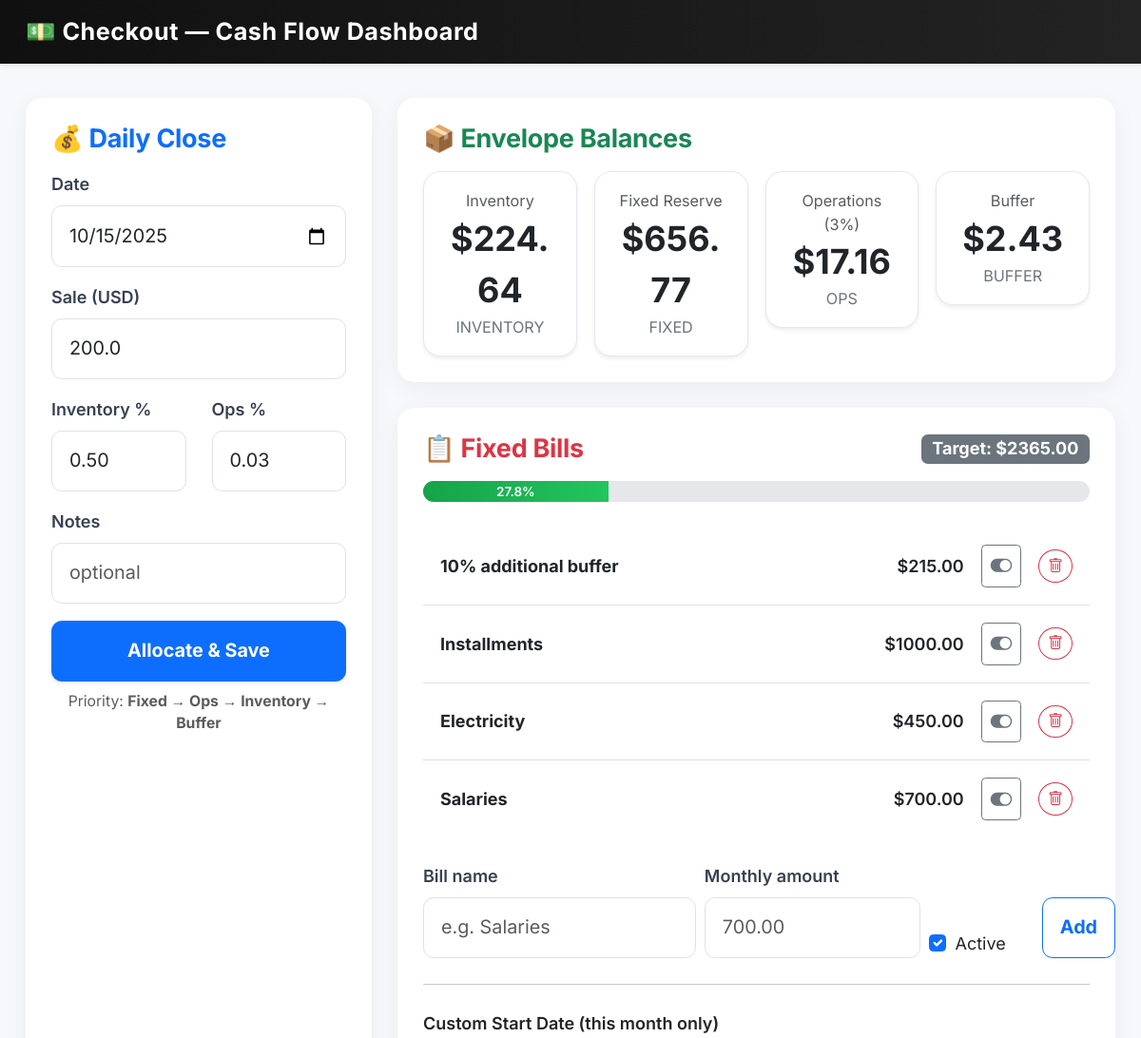
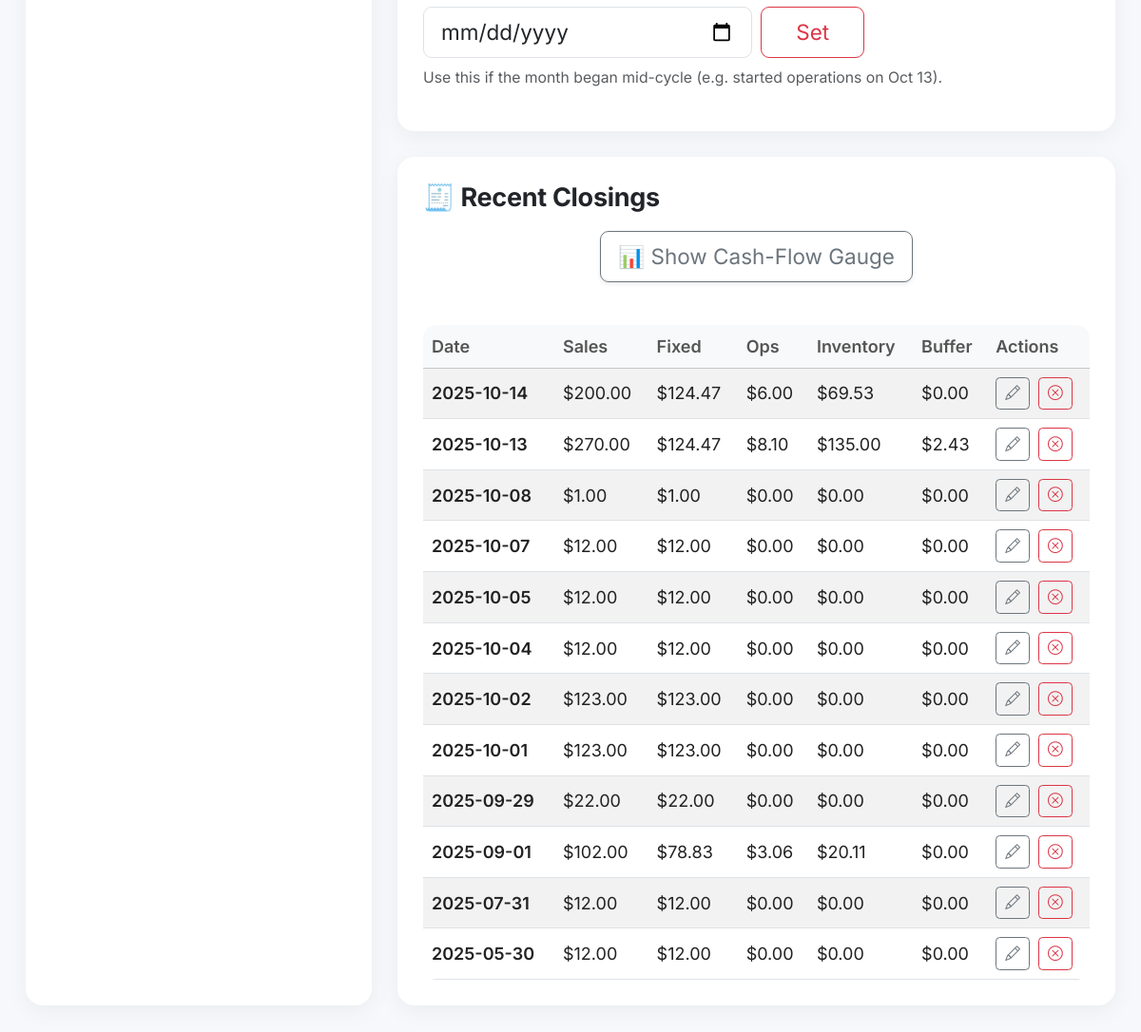
The page / on the database its author committed (2 pictures, top to bottom).
### models.py (models this page shows)
class Envelope(db.Model):
    __tablename__ = "envelopes"
    id = db.Column(db.Integer, primary_key=True)
    code = db.Column(db.String(32), unique=True, nullable=False)
    name = db.Column(db.String(64), nullable=False)
    balance_cents = db.Column(db.Integer, nullable=False, default=0)
    created_at = db.Column(db.DateTime, default=datetime.utcnow)
    updated_at = db.Column(db.DateTime, default=datetime.utcnow, onupdate=datetime.utcnow)

class FixedBill(db.Model):
    __tablename__ = "fixed_bills"
    id = db.Column(db.Integer, primary_key=True)
    name = db.Column(db.String(128), nullable=False)
    monthly_amount_cents = db.Column(db.Integer, nullable=False)
    is_active = db.Column(db.Boolean, default=True)
    custom_start_date = db.Column(db.Date)  # optional: override start-of-month
    created_at = db.Column(db.DateTime, default=datetime.utcnow)

class DailyClosing(db.Model):
    __tablename__ = "daily_closings"
    id = db.Column(db.Integer, primary_key=True)
    date = db.Column(db.Date, nullable=False, unique=True)
    sales_cents = db.Column(db.Integer, nullable=False)
    fixed_allocation_cents = db.Column(db.Integer, default=0)
    ops_allocation_cents = db.Column(db.Integer, default=0)
    inventory_allocation_cents = db.Column(db.Integer, default=0)
    buffer_allocation_cents = db.Column(db.Integer, default=0)
    notes = db.Column(db.String(255))
    created_at = db.Column(db.DateTime, default=datetime.utcnow)

### main.py (the view)
@app.route("/")
def dashboard():
    ensure_default_envelopes()
    envelopes = db.session.execute(db.select(Envelope).order_by(Envelope.id)).scalars().all()
    bills = db.session.execute(db.select(FixedBill).order_by(FixedBill.created_at.desc())).scalars().all()
    today = date.today()
    month_target = current_month_target_cents(today)
    fixed_balance = db.session.scalar(db.select(Envelope.balance_cents).where(Envelope.code == "FIXED")) or 0
    funded_pct = (fixed_balance / month_target * 100) if month_target > 0 else 0
    closings = db.session.execute(
        db.select(DailyClosing).order_by(DailyClosing.date.desc()).limit(30)
    ).scalars().all()
    last_close = db.session.execute(
    db.select(DailyClosing).order_by(DailyClosing.date.desc())
    ).scalars().first()
    last_data = None
    if last_close:
        last_data = {
            "fixed": last_close.fixed_allocation_cents / 100,
            "ops": last_close.ops_allocation_cents / 100,
            "inventory": last_close.inventory_allocation_cents / 100,
            "buffer": last_close.buffer_allocation_cents / 100,
        }
    last_closing = db.session.execute(
        db.select(DailyClosing).order_by(DailyClosing.date.desc())
    ).scalars().first()
    suggested_sale = last_closing.sales_cents / 100 if last_closing else ""
    return render_template(
        "dashboard.html",
        envelopes=envelopes,
        bills=bills,
        closings=closings,
        currency=CURRENCY,
        funded_pct=funded_pct,
        month_target_cents=month_target,
        suggested_sale=suggested_sale,
        last_data=last_data,
        today=date.today()
    )

### templates/dashboard.html (shortened to what this page needs)
{% extends "base.html" %}
{% block content %}
<div class="row g-4">
    <div class="col-12 col-xl-4">
        <div class="card border-0 shadow-lg h-100">
            <div class="card-body p-4">
                <h2 class="h4 fw-bold mb-3 text-primary">💰 Daily Close</h2>
                <form id="dailyCloseForm" method="post" action="{{ url_for('daily_close') }}" class="big-form">
                    <div class="mb-3">
                        <label class="form-label fw-semibold">Date</label>
                        <input type="date" name="date" class="form-control form-control-lg"
                            value="{{ today.isoformat() }}" required>
                    </div>
                    <div class="mb-3">
                        <label class="form-label fw-semibold">Sale ({{ currency }})</label>
                        <input type="text" name="sale" class="form-control form-control-lg" placeholder="e.g. 250.00"
                            value="{{ suggested_sale }}" required>
                    </div>
                    <div class="row">
                        <div class="col-6 mb-3">
                            <label class="form-label fw-semibold">Inventory %</label>
                            <input type="number" step="0.01" name="inventory_rate" value="0.50"
                                class="form-control form-control-lg">
                        </div>
                        <div class="col-6 mb-3">
                            <label class="form-label fw-semibold">Ops %</label>
                            <input type="number" step="0.01" name="ops_rate" value="0.03"
                                class="form-control form-control-lg">
                        </div>
                    </div>
                    <div class="mb-3">
                        <label class="form-label fw-semibold">Notes</label>
                        <input type="text" name="notes" class="form-control form-control-lg" placeholder="optional">
                    </div>
                    <button class="btn btn-primary btn-lg w-100 shadow-sm">Allocate & Save</button>
                    <div class="form-text mt-2 text-center">Priority: <strong>Fixed → Ops → Inventory → Buffer</strong>
                    </div>
                </form>
            </div>
        </div>
    </div>
    <div class="col-12 col-xl-8">
        <div class="card border-0 shadow-lg mb-4">
            <div class="card-body p-4">
                <div class="d-flex justify-content-between align-items-center mb-3">
                    <h2 class="h4 fw-bold text-success mb-0">📦 Envelope Balances</h2>
                </div>
                <div class="row g-3 text-center">
                    {% for e in envelopes %}
                    <div class="col-6 col-md-3">
                        <div class="balance-tile shadow-sm p-3 rounded-4 bg-white">
                            <div class="small text-muted">{{ e.name }}</div>
                            <div class="fs-2 fw-bold text-dark">${{ '%.2f'|format(e.balance_cents/100) }}</div>
                            <div class="small text-secondary">{{ e.code }}</div>
                        </div>
                    </div>
                    {% endfor %}
                </div>
            </div>
        </div>
        <div class="card border-0 shadow-lg mb-4">
            <div class="card-body p-4">
                <div class="d-flex justify-content-between align-items-center mb-3">
                    <h2 class="h4 fw-bold text-danger mb-0">📋 Fixed Bills</h2>
                    <span class="badge bg-secondary fs-6">
                        Target: ${{ '%.2f'|format(month_target_cents / 100) }}
                    </span>
                </div>
                <div class="progress mb-4" style="height: 1.2rem;">
                    <div class="progress-bar"
                        style="--fill: {{ funded_pct }}%; width: var(--fill); background: linear-gradient(90deg, #16a34a, #22c55e);">
                        {{ funded_pct|round(1) }}%
                    </div>
                </div>
                <ul class="list-group list-group-flush mb-3">
                    {% for b in bills %}
                    <li class="list-group-item d-flex justify-content-between align-items-center py-3">
                        <div>
                            <strong>{{ b.name }}</strong>
                        </div>
                        <div class="d-flex align-items-center gap-3">
                            <span class="fw-semibold">${{ '%.2f'|format(b.monthly_amount_cents / 100) }}</span>
                            <form method="post" action="{{ url_for('toggle_fixed_bill', bill_id=b.id) }}" class="m-0">
                                <button type="submit"
                                    class="btn btn-sm {{ 'btn-outline-success' if not b.is_active else 'btn-outline-secondary' }}"
                                    title="Toggle active status">
                                    {% if b.is_active %}
                                    <i class="bi bi-toggle-on fs-5"></i>
                                    {% else %}
                                    <i class="bi bi-toggle-off fs-5"></i>
                                    {% endif %}
                                </button>
                            </form>
                            <form method="post" action="{{ url_for('delete_fixed_bill', bill_id=b.id) }}"
                                onsubmit="return confirm('Delete this bill?')" class="m-0">
                                <button type="submit" class="btn btn-sm btn-outline-danger rounded-circle"
                                    title="Delete">
                                    <i class="bi bi-trash"></i>
                                </button>
                            </form>
                        </div>
                    </li>
                    {% else %}
                    <li class="list-group-item py-3 text-muted">No fixed bills yet. Add one below.</li>
                    {% endfor %}
                </ul>
                <form method="post" action="{{ url_for('fixed_bills') }}" class="row g-2 align-items-end big-form mt-3">
                    <div class="col-md-5">
                        <label class="form-label fw-semibold">Bill name</label>
                        <input type="text" name="name" class="form-control form-control-lg" placeholder="e.g. Salaries"
                            required>
                    </div>
                    <div class="col-md-4">
                        <label class="form-label fw-semibold">Monthly amount</label>
                        <input type="text" name="monthly_amount" class="form-control form-control-lg"
                            placeholder="700.00" required>
                    </div>
                    <div class="col-md-2">
                        <div class="form-check mt-4">
                            <input class="form-check-input" type="checkbox" name="is_active" id="active" checked>
                            <label class="form-check-label" for="active">Active</label>
                        </div>
                    </div>
                    <div class="col-md-1 d-grid">
                        <button class="btn btn-outline-primary btn-lg">Add</button>
                    </div>
                </form>
                <hr class="my-4">
                <form method="post" action="{{ url_for('set_custom_start') }}" class="row g-2 align-items-end">
                    <div class="col-md-6">
                        <label class="form-label fw-semibold">Custom Start Date (this month only)</label>
                        <input type="date" name="custom_start_date" class="form-control form-control-lg" required>
                    </div>
                    <div class="col-md-2 d-grid">
                        <button class="btn btn-outline-danger btn-lg">Set</button>
                    </div>
                </form>
                <p class="text-muted small mt-2">Use this if the month began mid-cycle (e.g. started operations on Oct
                    13).</p>
            </div>
        </div>
        <div class="card border-0 shadow-lg">
            <div class="card-body p-4">
                <h2 class="h4 fw-bold text-dark mb-3">🧾 Recent Closings</h2>
                <div class="mb-4 text-center">
                    <button class="btn btn-outline-secondary btn-lg shadow-sm mb-3" type="button"
                        data-bs-toggle="collapse" data-bs-target="#cashFlowGaugeWrapper" aria-expanded="false"
                        aria-controls="cashFlowGaugeWrapper">
                        📊 Show Cash-Flow Gauge
                    </button>
                </div>
                <div class="table-responsive">
                    <table class="table table-striped align-middle mb-0">
                        <thead class="table-light">
                            <tr>
                                <th>Date</th>
                                <th>Sales</th>
                                <th>Fixed</th>
                                <th>Ops</th>
                                <th>Inventory</th>
                                <th>Buffer</th>
                                <th>Actions</th>
                            </tr>
                        </thead>
                        <tbody>
                            {% for c in closings %}
                            <tr>
                                <td class="fw-semibold">{{ c.date }}</td>
                                <td>${{ '%.2f'|format(c.sales_cents/100) }}</td>
                                <td>${{ '%.2f'|format(c.fixed_allocation_cents/100) }}</td>
                                <td>${{ '%.2f'|format(c.ops_allocation_cents/100) }}</td>
                                <td>${{ '%.2f'|format(c.inventory_allocation_cents/100) }}</td>
                                <td>${{ '%.2f'|format(c.buffer_allocation_cents/100) }}</td>
                                <td>
                                    <div class="d-flex gap-2">
                                        <button type="button" class="btn btn-sm btn-outline-secondary"
                                            data-bs-toggle="modal" data-bs-target="#editClosingModal"
                                            data-id="{{ c.id }}" data-date="{{ c.date }}"
                                            data-sale="{{ '%.2f'|format(c.sales_cents/100) }}"
                                            data-notes="{{ c.notes or '' }}">
                                            <i class="bi bi-pencil"></i>
                                        </button>
                                        <form method="post" action="{{ url_for('void_closing', closing_id=c.id) }}"
                                            onsubmit="return confirm('Void closing for {{ c.date }}? This will reverse allocations.')">
                                            <button type="submit" class="btn btn-sm btn-outline-danger">
                                                <i class="bi bi-x-circle"></i>
                                            </button>
                                        </form>
                                    </div>
                                </td>
                            </tr>
                            {% else %}
                            <tr>
                                <td colspan="6" class="text-center text-muted">No closings yet.</td>
                            </tr>
                            {% endfor %}
                        </tbody>
                    </table>
                </div>
            </div>
        </div>
    </div>
</div>
{% endblock %}

### templates/base.html (shortened to what this page needs)
<!doctype html>
<html lang="en">
<head>
    <link href="https://cdn.jsdelivr.net/npm/bootstrap@5.3.3/dist/css/bootstrap.min.css" rel="stylesheet">
    <link href="{{ url_for('static', filename='app.css') }}" rel="stylesheet">
    <link rel="stylesheet" href="https://cdn.jsdelivr.net/npm/bootstrap-icons@1.11.3/font/bootstrap-icons.css">
</head>
<body>
    <nav class="navbar navbar-dark shadow-sm">
        <div class="container-fluid px-4">
            <span class="navbar-brand">💵 Checkout — Cash Flow Dashboard</span>
        </div>
    </nav>
    <main class="container-fluid px-4">
        {% block content %}{% endblock %}
    </main>
    <div class="position-fixed bottom-0 end-0 p-3" style="z-index: 11">
    </div>
</body>
</html>

### rows shown on the page
Envelope: name "Inventory", e.balance_cents/100 "224.64", code "INVENTORY"
Envelope: name "Fixed Reserve", e.balance_cents/100 "656.77", code "FIXED"
Envelope: name "Operations (3%)", e.balance_cents/100 "17.16", code "OPS"
Envelope: name "Buffer", e.balance_cents/100 "2.43", code "BUFFER"
FixedBill: name "10% additional buffer", b.monthly_amount_cents/100 "215.00", is_active True (drawn)
FixedBill: name "Installments", b.monthly_amount_cents/100 "1000.00", is_active True (drawn)
FixedBill: name "Electricity", b.monthly_amount_cents/100 "450.00", is_active True (drawn)
FixedBill: name "Salaries", b.monthly_amount_cents/100 "700.00", is_active True (drawn)
DailyClosing: date "2025-10-14", c.sales_cents/100 "200.00", c.fixed_allocation_cents/100 "124.47", c.ops_allocation_cents/100 "6.00", c.inventory_allocation_cents/100 "69.53", c.buffer_allocation_cents/100 "0.00"
DailyClosing: date "2025-10-13", c.sales_cents/100 "270.00", c.fixed_allocation_cents/100 "124.47", c.ops_allocation_cents/100 "8.10", c.inventory_allocation_cents/100 "135.00", c.buffer_allocation_cents/100 "2.43"
DailyClosing: date "2025-10-08", c.sales_cents/100 "1.00", c.fixed_allocation_cents/100 "1.00", c.ops_allocation_cents/100 "0.00", c.inventory_allocation_cents/100 "0.00", c.buffer_allocation_cents/100 "0.00"
DailyClosing: date "2025-10-07", c.sales_cents/100 "12.00", c.fixed_allocation_cents/100 "12.00", c.ops_allocation_cents/100 "0.00", c.inventory_allocation_cents/100 "0.00", c.buffer_allocation_cents/100 "0.00"
DailyClosing: date "2025-10-05", c.sales_cents/100 "12.00", c.fixed_allocation_cents/100 "12.00", c.ops_allocation_cents/100 "0.00", c.inventory_allocation_cents/100 "0.00", c.buffer_allocation_cents/100 "0.00"
DailyClosing: date "2025-10-04", c.sales_cents/100 "12.00", c.fixed_allocation_cents/100 "12.00", c.ops_allocation_cents/100 "0.00", c.inventory_allocation_cents/100 "0.00", c.buffer_allocation_cents/100 "0.00"
DailyClosing: date "2025-10-02", c.sales_cents/100 "123.00", c.fixed_allocation_cents/100 "123.00", c.ops_allocation_cents/100 "0.00", c.inventory_allocation_cents/100 "0.00", c.buffer_allocation_cents/100 "0.00"
DailyClosing: date "2025-10-01", c.sales_cents/100 "123.00", c.fixed_allocation_cents/100 "123.00", c.ops_allocation_cents/100 "0.00", c.inventory_allocation_cents/100 "0.00", c.buffer_allocation_cents/100 "0.00"
DailyClosing: date "2025-09-29", c.sales_cents/100 "22.00", c.fixed_allocation_cents/100 "22.00", c.ops_allocation_cents/100 "0.00", c.inventory_allocation_cents/100 "0.00", c.buffer_allocation_cents/100 "0.00"
DailyClosing: date "2025-09-01", c.sales_cents/100 "102.00", c.fixed_allocation_cents/100 "78.83", c.ops_allocation_cents/100 "3.06", c.inventory_allocation_cents/100 "20.11", c.buffer_allocation_cents/100 "0.00"
DailyClosing: date "2025-07-31", c.sales_cents/100 "12.00", c.fixed_allocation_cents/100 "12.00", c.ops_allocation_cents/100 "0.00", c.inventory_allocation_cents/100 "0.00", c.buffer_allocation_cents/100 "0.00"
DailyClosing: date "2025-05-30", c.sales_cents/100 "12.00", c.fixed_allocation_cents/100 "12.00", c.ops_allocation_cents/100 "0.00", c.inventory_allocation_cents/100 "0.00", c.buffer_allocation_cents/100 "0.00"

### other values the page prints
{{ currency }} "USD"
{{ '%.2f'|format(month_target_cents / 100) }} "2365.00"
{{ funded_pct|round(1) }} "27.8"
